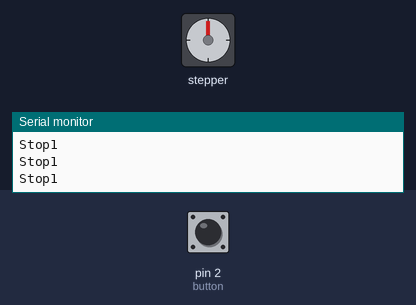
Recording of a sketch running on a simulated Arduino Uno, built with avr-gcc and run on an emulated ATmega328P. Shown: stepper motor, the last lines printed to the serial monitor. Inputs (shaded band) come from the test bench; at power-on: pin 2 (button) LOW. Stepper angles assume 100 steps per turn.

Above: at 1.2 s.
1.3 s: pin 2 (button) pulled HIGH for 0.15 s
At 2.15 s:
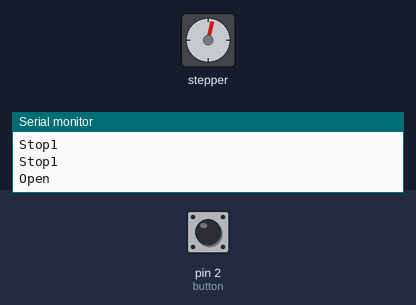
4.3 s: pin 2 (button) pulled HIGH for 1 s
8.3 s: pin 2 (button) pulled HIGH for 0.15 s
At 9.5 s:
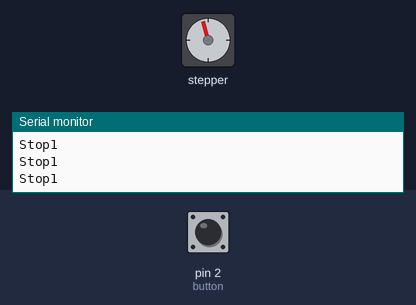
11.4 s: pin 2 (button) pulled HIGH for 0.15 s
At 13.05 s:
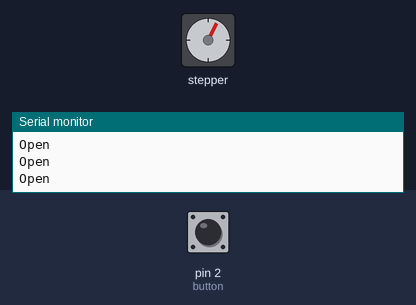
14.5 s: pin 2 (button) pulled HIGH for 3.2 s
23.7 s: pin 2 (button) pulled HIGH for 0.15 s
At 23.7 s:
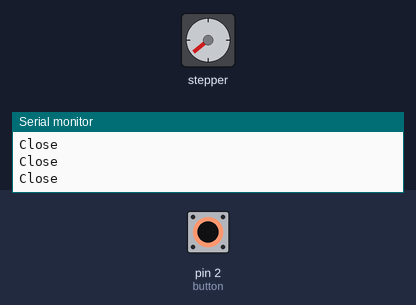
Timing chart, 0 to 26.7 s (numbered marks = the images above; inputs shaded):
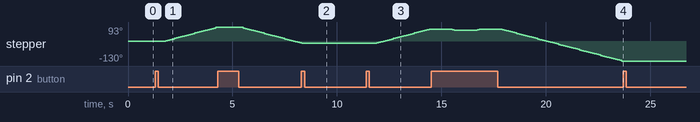

Measured:
- after the input at 1.3 s, stepper: keeps turning clockwise at about 37°/s, starting after 0.50 s
- after the input at 8.3 s, stepper: goes on until 8.3 s, then stays -15°
- after the input at 11.4 s, stepper: keeps turning clockwise at about 38°/s, starting after 0.50 s
- after the input at 23.7 s, stepper: stops changing and stays -130°

The sketch:

relief_valve.ino
```cpp
// Include the Arduino Stepper Library
#include <Stepper.h>

// Number of steps per output rotation
const int stepsPerRevolution = 100;

// Pins for button
const int button = 2;
int buttonState =  0;

// Create Instance of Stepper library
Stepper myStepper(stepsPerRevolution, 12, 11, 10, 9);

int count = 0;


void setup()
{
  // set the speed at 20 rpm:
  myStepper.setSpeed(6);
  // initialize the serial port:
  Serial.begin(9600);
  // init button
  pinMode(button, INPUT);
}

void open(){
// step one revolution in one direction:
  Serial.println("clockwise");
  myStepper.step(stepsPerRevolution);
}

void close(){
  // step one revolution in the other direction:
  Serial.println("counterclockwise");
  myStepper.step(-stepsPerRevolution);
}
void loop()
{
  buttonState = digitalRead(button);
  Serial.println("START");
  while (count==0){
    Serial.println("Stop1");
    buttonState = digitalRead(button);
    if (buttonState == HIGH){
      count++;
      delay(500);
    }
  }
  while (count==1) {
      myStepper.step(2);
      Serial.println("Open");
      buttonState = digitalRead(button);
      if (buttonState == HIGH){
      count++;
      delay(500);
    }
  }
  while (count==2){
      Serial.println("Stop2");
      buttonState = digitalRead(button);
      if (buttonState == HIGH){
      count++;
      delay(500);
    }
  }
  while (count==3){
    myStepper.step(-2);
    Serial.println("Close");
    buttonState = digitalRead(button);
    if (buttonState == HIGH){
      count=0;
      delay(500);
    }
  }

}
```
